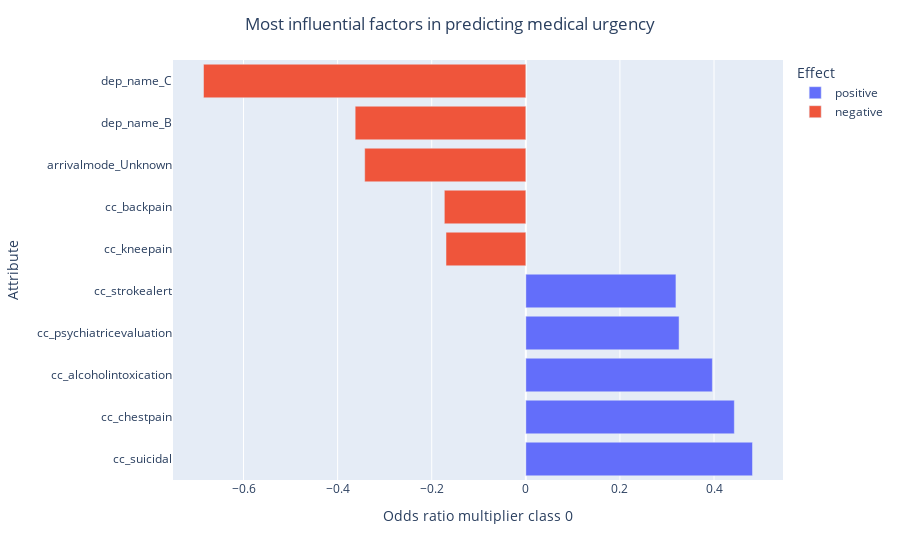

Notebook source saved alongside this figure:
### Code cell
# plotting the bar chart
fig = px.bar(most_inf, x='Odds ratio multiplier class 0', y='Attribute', orientation='h', color='Effect')
fig.update_layout(title_text='Most influential factors in predicting medical urgency', title_x=0.5)
fig.show()

### Figure 1 — Plotly figure (JSON) as saved in the notebook; plotly's stock layout.template omitted (floating-point values rounded to 4 significant figures)
{"data": [{"alignmentgroup": "True", "hovertemplate": "Effect=positive<br>Odds ratio multiplier class 0=%{x}<br>Attribute=%{y}<extra></extra>", "legendgroup": "positive", "marker": {"color": "#636efa"}, "name": "positive", "offsetgroup": "positive", "orientation": "h", "showlegend": true, "textposition": "auto", "type": "bar", "x": [0.4818, 0.4432, 0.3965, 0.3258, 0.3191], "xaxis": "x", "y": ["cc_suicidal", "cc_chestpain", "cc_alcoholintoxication", "cc_psychiatricevaluation", "cc_strokealert"], "yaxis": "y"}, {"alignmentgroup": "True", "hovertemplate": "Effect=negative<br>Odds ratio multiplier class 0=%{x}<br>Attribute=%{y}<extra></extra>", "legendgroup": "negative", "marker": {"color": "#EF553B"}, "name": "negative", "offsetgroup": "negative", "orientation": "h", "showlegend": true, "textposition": "auto", "type": "bar", "x": [-0.1696, -0.1732, -0.3425, -0.3627, -0.6851], "xaxis": "x", "y": ["cc_kneepain", "cc_backpain", "arrivalmode_Unknown", "dep_name_B", "dep_name_C"], "yaxis": "y"}], "layout": {"barmode": "relative", "legend": {"title": {"text": "Effect"}, "tracegroupgap": 0}, "margin": {"t": 60}, "title": {"text": "Most influential factors in predicting medical urgency", "x": 0.5}, "xaxis": {"anchor": "y", "domain": [0, 1], "title": {"text": "Odds ratio multiplier class 0"}}, "yaxis": {"anchor": "x", "domain": [0, 1], "title": {"text": "Attribute"}}}}
